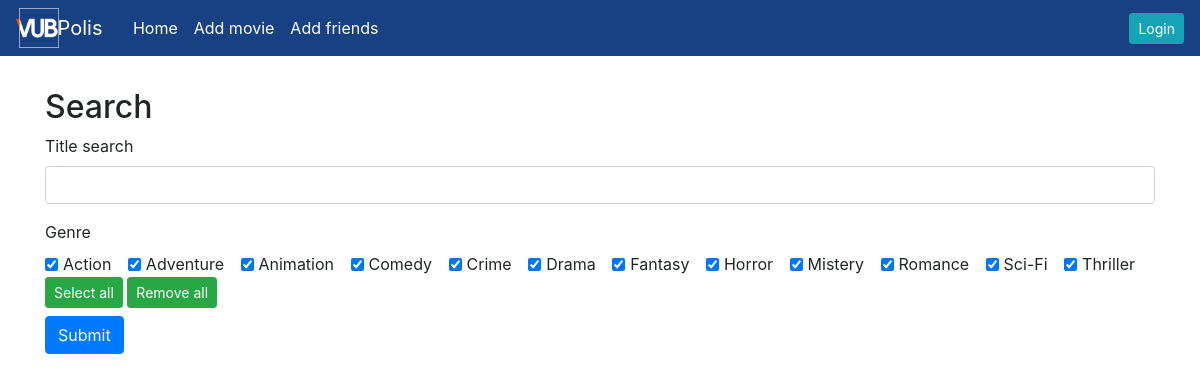
Screenshot of /Homepage with the database file from the repository.
### tables this page shows
CREATE TABLE genres (
    genre_id      INTEGER NOT NULL PRIMARY KEY,
    genre_name    TEXT NOT NULL,
    [description] TEXT NOT NULL
);

### application.py (the view)
@app.route('/Homepage')
def homePage():
    genres = getData('getAllGenreNames.sql')
    linkParams = request.args
    genrePrams = []
    for key in linkParams:
        if key != 'titleSearch' and linkParams[key] == 'on':
            genrePrams.append(key)
    for _ in range(0, 12-len(genrePrams)):
        genrePrams.append('')
    titleParam = '%{}%'.format(linkParams.get('titleSearch'))
    searchResult = getData('filmSearch.sql', titleParam, *genrePrams)
    return render_template('index.html', user=getLoggedInUser(), genres=genres, searchResult=searchResult)

### utils.py (called while the page is built)
def getData(scriptname, *args, raw=None):
    db = sqlite3.connect(databaseFile)
    cursor = db.cursor()
    script = open(sqlpath + scriptname, "r").read()
    if raw:
        res = cursor.execute(script, raw).fetchall()
    else:
        res = cursor.execute(script, args).fetchall()
    db.commit()
    db.close()
    return res

def getLoggedInUser():
    try:
        return User.get(session['user_id'])
    except:
        return User('', '', '', '', '', '', '', False)

    @property
    def is_authenticated(self):
        return self.__is_authenticated

    @is_authenticated.setter
    def is_authenticated(self, is_authenticated):
        self.__is_authenticated = is_authenticated

### templates/index.html (shortened to what this page needs)
{% extends "boilerplates/basePage.html" %}
{% block body %}
    {% include "boilerplates/pageHeader.html" %}
    <div class="container">
        <form id="searchFilm" method="GET">
            <h2>Search</h2>
            <div class="form-group">
                <label for="titleSearch">Title search</label>
                <input type="text" class="form-control" id="titleSearch" name="titleSearch">
            </div>
            <fieldset id="genre-select">
                <label for="genre-select">Genre</label>
                <br>
                {% for genre in genres %}
                    <div class="form-check form-check-inline">
                        <input type="checkbox" class="form-check-input genre-select-item" id="{{genre[0]}}" name="{{genre[0]}}" checked>
                        <label class="form-check-label" for="{{genre[0]}}">{{genre[0]}}</label>
                    </div>
                {% endfor %}
                <button type="button" class="btn btn-success btn-sm" onclick="selectAllGenres()">Select all</button>
                <button type="button" class="btn btn-success btn-sm" onclick="deSelectAllGenres()">Remove all</button>
            </fieldset>
            <button type="submit" class="btn btn-primary mt-2">Submit</button>
        </form>
    </div>
{% endblock %}

### templates/boilerplates/basePage.html (shortened to what this page needs)
<!DOCTYPE html>
<html lang="en">
<head>
    <link rel="stylesheet" href="https://stackpath.bootstrapcdn.com/bootstrap/4.1.3/css/bootstrap.min.css">
    <link rel="stylesheet" href="/css/style.css">
</head>
<body>
   {% block body %}{% endblock %}
</body>
</html>

### templates/boilerplates/pageHeader.html (shortened to what this page needs)
<nav class="navbar navbar-expand-sm navbar-dark" id="page-header">
    <a class="navbar-brand" href="/Homepage"></a>
    <div class="collapse navbar-collapse pl-5" id="navbarToggler">
        <ul class="navbar-nav mr-auto">
            <li class="nav-item active">
                <a class="nav-link" href="/Homepage">Home</a>
            </li>
            <li class="nav-item active">
                <a class="nav-link" href="/addMovie">Add movie</a>
            </li>
            <li class="nav-item active">
                <a class="nav-link" href="/UserSearch">Add friends</a>
            </li>
        </ul>
        {% if user and user.is_authenticated %}
            <fieldset>
                <label id="user_alias" class="m-0" for="logout-btn"><a href="/userProfile/{{user.id}}">{{user.alias}}</a></label>
                <a class="btn btn-sm btn-info" href="/logout" role="button" id="logout-btn">Log out</a>
            </fieldset>
        {% else %}
            <a class="btn btn-sm btn-info" href="/Login" role="button" id="login-btn">Login</a>
        {% endif %}
    </div>
</nav>

### css/style.css (style rules this page uses)
#page-header { background-color: #184183; margin-bottom: 2rem; color: white; }
#page-header .navbar-brand { background-image: url("/images/logo.png"); background-repeat: no-repeat; background-size: contain; }
#page-header .navbar-brand::after { content: "Polis"; color: #fff; position: relative; left: 2.6rem; }
#page-header a { color: #fff; }
html, body { height: 100%; }

### rows the page displays
genres: genre_name "Action"
genres: genre_name "Adventure"
genres: genre_name "Animation"
genres: genre_name "Comedy"
genres: genre_name "Crime"
genres: genre_name "Drama"
genres: genre_name "Fantasy"
genres: genre_name "Horror"
genres: genre_name "Mistery"
genres: genre_name "Romance"
genres: genre_name "Sci-Fi"
genres: genre_name "Thriller"
